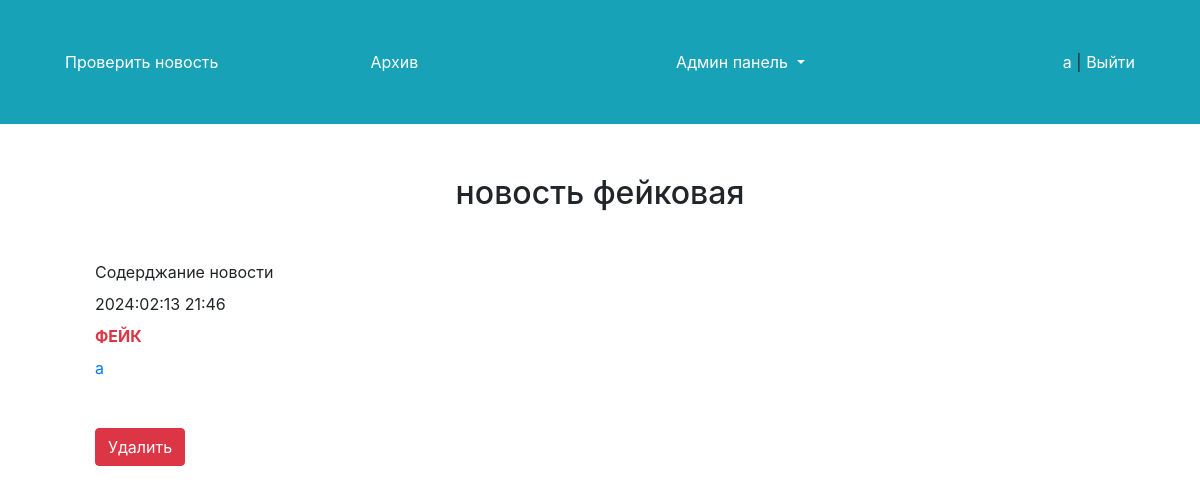
/stats/checks/1/ (signed in), run on the app's committed database.
### checks/models.py (models this page shows, shortened)
class News(models.Model):
    user = models.ForeignKey(User, related_name="news", on_delete=models.CASCADE)
    title = models.CharField(max_length=512)
    body = models.TextField()
    created = models.DateTimeField(auto_now_add=True)
    is_fake = models.BooleanField(null=True, blank=True, default=None)
    class Meta:
        verbose_name = "Новость"
        verbose_name_plural = "Новости"

### stats/views.py (the view)
# urls.py: path("checks/<pk>/", views.CheckDetailsView.as_view(), name="checks-details"),
@method_decorator(admin_only, name="dispatch")
class CheckDetailsView(LoginRequiredMixin, DetailView):
    model = News
    template_name = "stats/details-check.html"
    def get_context_data(self, **kwargs):
        context = super().get_context_data(**kwargs)
        return context

### stats/templates/stats/details-check.html (shortened to what this page needs)
{% extends "base.html" %}
{% block content %}
<div class="section container">
    <div class="row justify-content-center">
        <div class="col">
            <h1>{{ object.title }}</h1>
        </div>
    </div>
    <div class="row mt-5">
        <div class="col">
            {{ object.body }}
        </div>
    </div>
    <div class="row mt-2">
        <div class="col">
            {{ object.created|date:"Y:m:d H:i" }}
        </div>
    </div>
    <div class="row mt-2">
        <div class="col">
            {% if object.is_fake %}
            <strong class="text-danger">ФЕЙК</strong>
            {% else %}
            <strong class="text-success">НЕ ФЕЙК</strong>
            {% endif %}
        </div>
    </div>
    <div class="row mt-2">
        <div class="col">
            <a href="{% url 'users-edit' object.user.id %}">{{ object.user.username }}</a>
        </div>
    </div>
    <div class="row mt-5">
        <div class="col">
            <a href="{% url 'checks-delete' object.pk %}" class="btn btn-danger">Удалить</a>
        </div>
    </div>
</div>
{% endblock %}

### templates/base.html (shortened to what this page needs)
{% load static %}
<!DOCTYPE html>
<html lang="ru">
<head>
    <link rel="stylesheet" href="https://cdn.jsdelivr.net/npm/bootstrap@4.3.1/dist/css/bootstrap.min.css">
	<link rel="stylesheet" href="{% static 'css/normalize.css' %}">
	<link rel="stylesheet" href="{% static 'css/style.css' %}">
</head>
<body>
	<header class="header bg-info">
		<div class="container">
			<ul class="header-menu row d-flex justify-content-end">
				<li class="col">
					<a href="{% url 'index' %}">Проверить новость</a>
				</li>
				<li class="col">
					<a href="{% url 'archive' %}">Архив</a>
				</li>
				{% if user.is_staff %}
				<li class="col">
					<div class="dropdown">
					  <a class="dropdown-toggle text-white" href="#" id="dropdownMenuButton" data-toggle="dropdown" aria-haspopup="true" aria-expanded="false">
						Админ панель
					  </a>
					</div>
				</li>
				{% endif %}
                <li class="header-menu__item_right col-2 text-right">
                    {% if user.is_authenticated %}
                    <a href="{% url 'profile' %}">{{ user.username }}</a> | <a href="{% url 'logout' %}">Выйти</a>
                    {% else %}
                    <a href="{% url 'login' %}">Войти</a>
                    {% endif%}
                </li>
			</ul>
		</div>
	</header>
	<main class="main">
		<div class="container">
		    {% block content %}
            {% endblock %}
		</div>
	</main>
</body>
</html>

### static/css/style.css (style rules this page uses)
ul { list-style: none; }
h1 { text-align: center; }
.section { padding: 50px; }
.header { padding: 50px; }
.header-menu a { color: white; }
.header-menu__item_right { margin-left: auto; }

### data on the page
News: title "новость фейковая", body "Содерджание новости", created "2024:02:13 21:46", user.username "a"

### other printed values
{{ user.username }} "a"
